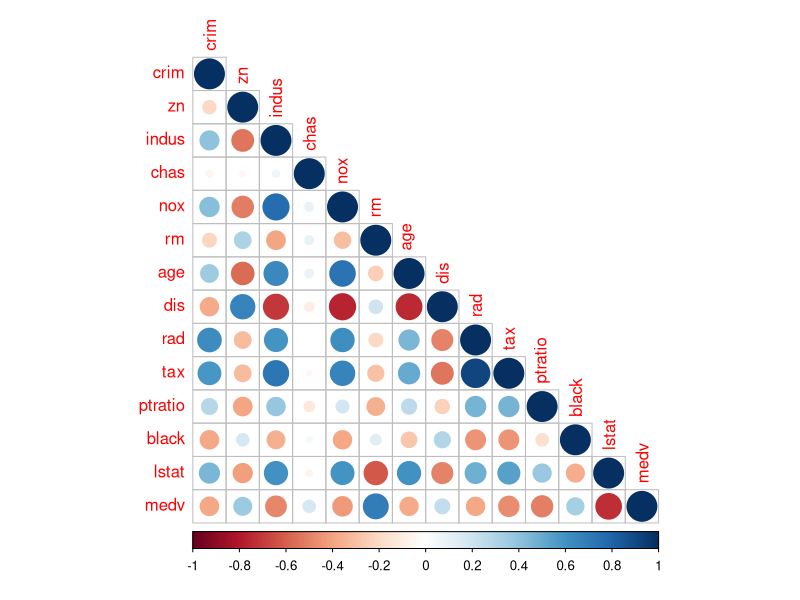
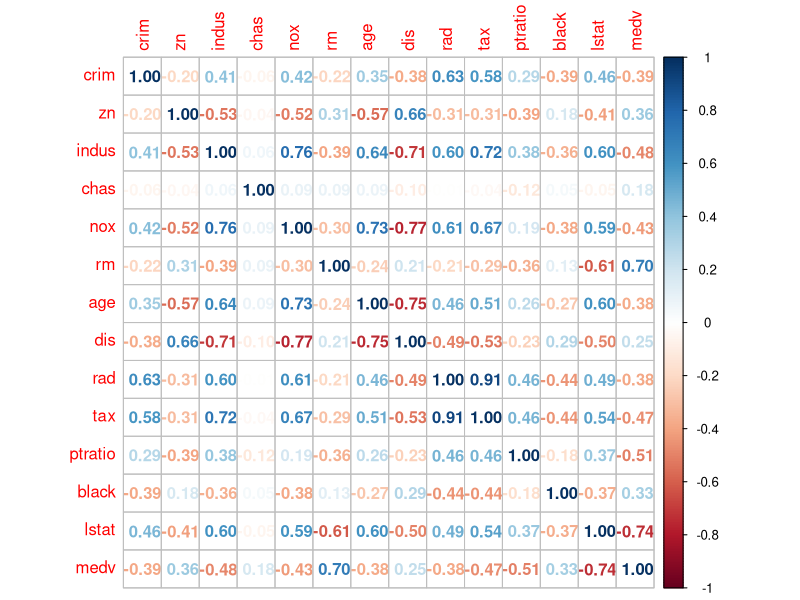

Recreate these plots in R, in order.
#Use Case:
#Predict the price of new apartments

#Package Used
library(MASS)
data("Boston")

#To View the Boston Package
View(Boston)

#Help File
?Boston

#Structure
str(Boston)

#Summary
summary(Boston)

#To Split the Data into Train and Test
nrow(Boston)

#Logic to Split the data - Version1
library("caTools")
split <- sample.split(Boston$medv,SplitRatio = 0.7)

training_data <- subset(Boston,split == "TRUE")
testing_data <- subset(Boston,split == "FALSE")


#Logic to split the data - Version2
trainData <- Boston[1:300,]
testData <- Boston[301:505,]

#Finding the Corelation in the Data Set
cr <- cor(Boston)
library(corrplot)
corrplot(cr,type = "lower")
corrplot(cr,method = "number")
#Tax rad are highly corealted

library(car)
library(carData)
#Building The Model
model <- lm(medv ~ .,data = trainData)
vif(model)
summary(model)

#Building The Model
model_1 <- lm(medv ~ . ,data = training_data)

#How To find Multicollinearity
vif(model_1)

#Building The Model(Different way)
model_1 <- lm(medv ~ crim + zn + indus + chas + nox + rm
              + age + dis + rad + tax + ptratio + black + lstat,data = training_data)

summary(model_1)

#Building The Model(Different way)
model_2 <- lm(medv ~ crim + zn  + chas + nox + rm
              + dis  + rad + ptratio + black + lstat,data = training_data)

summary(model_2)


#To predict on the Test Data Set
predict_linear_Model <- predict(model_1,testing_data)
predict_linear_Model
